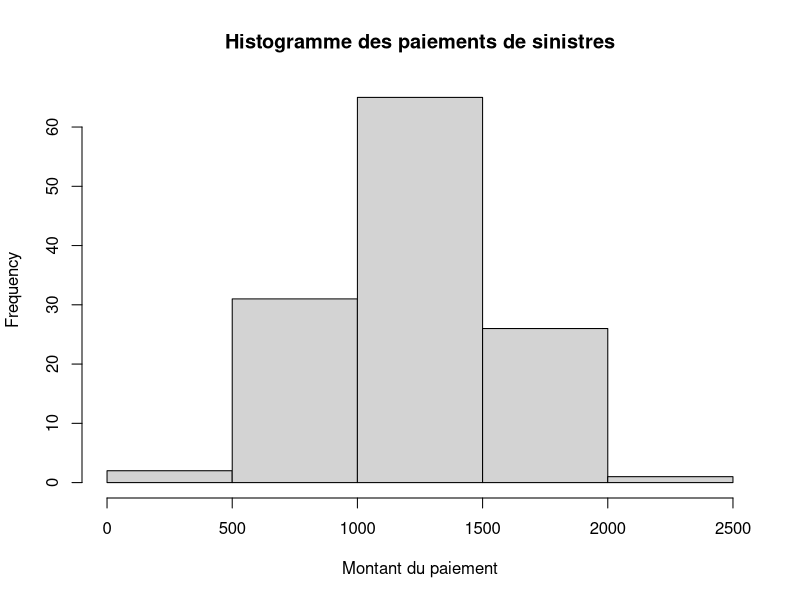

Write R code to recreate this figure.
# TP Noté - Elliot Pozucek

# L'objectif est de simuler des paiements de sinistres pour une compagnie d'assurance pour ajuster les tarifs.
# On suppose que les montants des sinistres suivent une loi normale de moyenne 1250 et d'écart-type 400.
# On suppose que la probabilité d'avoir un sinistre est de 8%.

n = 1500 # On suppose que l'entreprise a 1500 clients.

p = 0.08 # On suppose que la probabilité d'avoir un sinistre est de 8%.

X = rnorm(n, 1250, 400) # Vecteur des montants des sinistres (loi normale).

# Le montant total des sinistres (théorique) = 1500*1250*0.08 = 150 000.


# Soit Y la variable aléatoire qui vaut 1 si le client a un sinistre et 0 sinon.
Y = sample(c(1,0), n, replace = TRUE, prob = c(p, 1-p)) # Vecteur des remboursements (1 si le client a un sinistre, 0 sinon).


# Le nombre de sinistres est donné par la somme des valeurs de Y.
sum(Y) # Théoriquement : 0.08 * 1500 = 120.


# Le montant total des paiements est donné par la somme des montants des sinistres multipliés par les remboursements.
payments = X*abs(Y) # Vecteur des paiements.

sum(payments) # Somme des paiements empirique.

mean(payments) # Moyenne empirique des paiements.

max(payments) # Montant maximal (empirique) des paiements.

median(payments) # Médiane des paiements (ici toujours égale à 0).

sd(payments) # Ecart-type empirique des paiements.


# Histogramme du vecteur payments, qui exclue Y = 0 (i.e.lorsque qu'il n'y pas de remboursement).
hist(payments[payments != 0], xlab = "Montant du paiement", main = "Histogramme des paiements de sinistres")


# Calcule du profit selon la formule tarifaire (90, 100, 110).
# Modifier la valeur de la variable "tarif" pour obtenir le profit pour un tarif donné.
tarif = 90
profit = n * tarif - sum(payments) # Calcul du profit de l'entreprise d'assurance.
profit


# Calcul du profit théorique.
profit_théorique = n * tarif - n * 1250 * p
profit_théorique


# On se rend compte que le profit théorique est négatif pour un tarif de 90.
# Pour un tarif de 100, le profit théorique est nul.
# On peut donc dire que l'entreprise commence à être rentable à partir de tarif = 100.